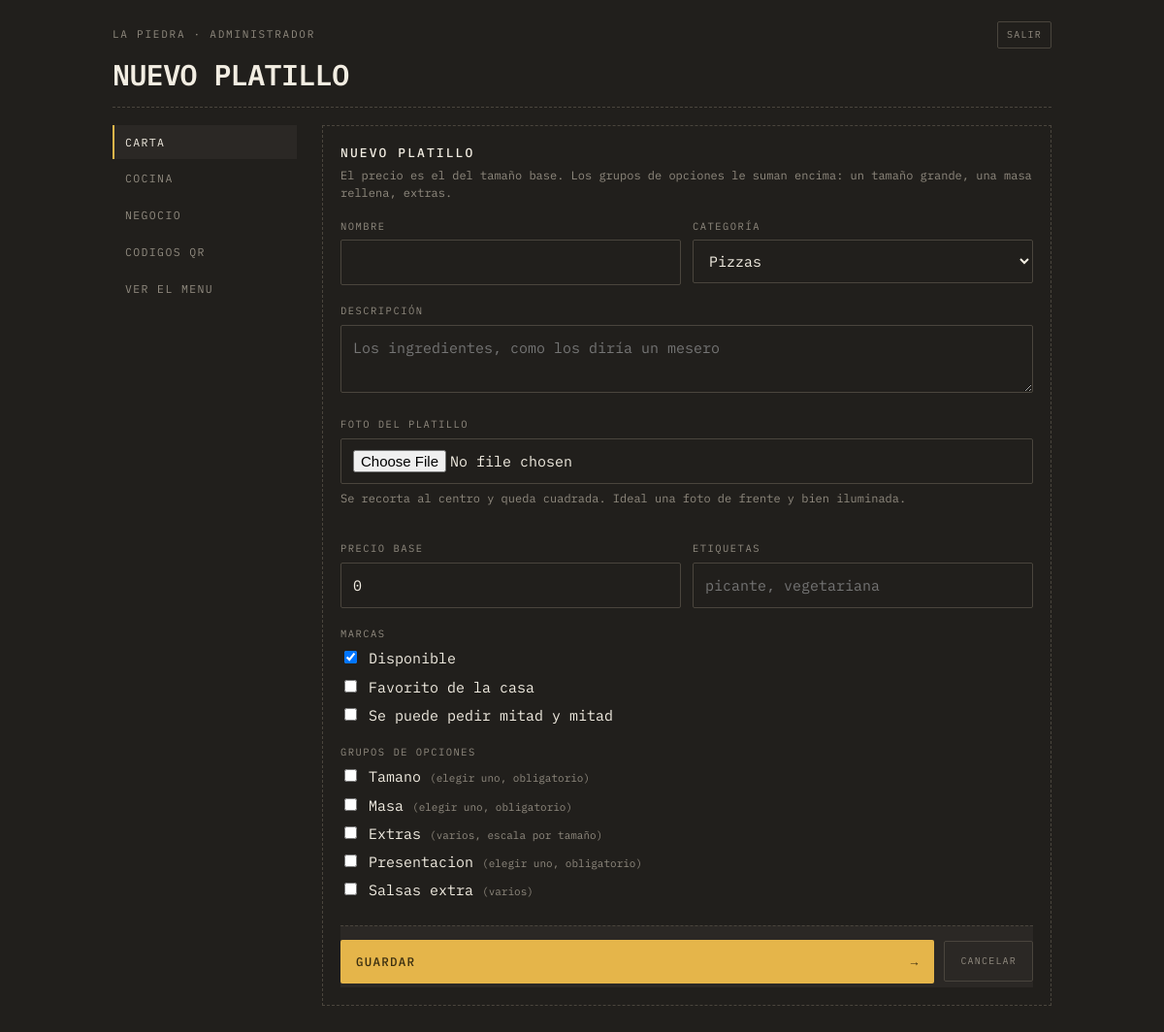
Page /admin/producto.php (signed in) on the committed database.
### tables this page shows
CREATE TABLE negocios (
  id            INT AUTO_INCREMENT PRIMARY KEY,
  slug          VARCHAR(60)  NOT NULL UNIQUE,
  nombre        VARCHAR(120) NOT NULL,
  tagline       VARCHAR(180) DEFAULT NULL,
  whatsapp      VARCHAR(20)  NOT NULL,
  moneda        VARCHAR(5)   NOT NULL DEFAULT 'L',
  impuesto      DECIMAL(4,3) NOT NULL DEFAULT 0.150,
  tema          VARCHAR(30)  NOT NULL DEFAULT 'comanda',
  color_fondo   VARCHAR(9)   DEFAULT NULL,    
  color_acento  VARCHAR(9)   DEFAULT NULL,    
  activo        TINYINT(1)   NOT NULL DEFAULT 1,
  creado        TIMESTAMP    NOT NULL DEFAULT CURRENT_TIMESTAMP
);

CREATE TABLE grupos (
  id                INT AUTO_INCREMENT PRIMARY KEY,
  negocio_id        INT NOT NULL,
  nombre            VARCHAR(80) NOT NULL,
  tipo              ENUM('unico','multiple') NOT NULL DEFAULT 'unico',
  obligatorio       TINYINT(1) NOT NULL DEFAULT 0,
  minimo            INT NOT NULL DEFAULT 0,
  maximo            INT NOT NULL DEFAULT 0,      
  escala_por_tamano TINYINT(1) NOT NULL DEFAULT 0,
  orden             INT NOT NULL DEFAULT 0,
  CONSTRAINT fk_grupos_negocio FOREIGN KEY (negocio_id)
    REFERENCES negocios(id) ON DELETE CASCADE
);

### app/util.php (called while the page is built, shortened)
<?php
function e($texto): string
{
    return htmlspecialchars((string) $texto, ENT_QUOTES | ENT_SUBSTITUTE, 'UTF-8');
}
function url(string $ruta = ''): string
{
    return rtrim(BASE_URL, '/') . '/' . ltrim($ruta, '/');
}
function entero($valor, int $porDefecto = 0): int
{
    return is_numeric($valor) ? (int) $valor : $porDefecto;
}

### app/db.php (called while the page is built, shortened)
<?php
function db(): PDO
{
    static $pdo = null;
    if ($pdo === null) {
        $dsn = 'mysql:host=' . DB_HOST . ';dbname=' . DB_NOMBRE . ';charset=utf8mb4';
        try {
            $pdo = new PDO($dsn, DB_USUARIO, DB_CLAVE, [
                PDO::ATTR_ERRMODE            => PDO::ERRMODE_EXCEPTION,
                PDO::ATTR_DEFAULT_FETCH_MODE => PDO::FETCH_ASSOC,
                PDO::ATTR_EMULATE_PREPARES   => false,
            ]);
        } catch (PDOException $e) {
            http_response_code(500);
            if (MOSTRAR_ERRORES) {
                exit('No se pudo conectar a la base de datos: ' . $e->getMessage());
            }
            exit('No se pudo conectar a la base de datos.');
        }
    }
    return $pdo;
}
function consulta(string $sql, array $params = []): PDOStatement
{
    $st = db()->prepare($sql);
    $st->execute($params);
    return $st;
}
function una(string $sql, array $params = []): ?array
{
    $fila = consulta($sql, $params)->fetch();
    return $fila === false ? null : $fila;
}
function todas(string $sql, array $params = []): array
{
    return consulta($sql, $params)->fetchAll();
}

### app/repo.php (called while the page is built, shortened)
<?php
require_once __DIR__ . '/db.php';
require_once __DIR__ . '/util.php';
function negocio_por_id(int $id): ?array
{
    return una('SELECT * FROM negocios WHERE id = ?', [$id]);
}
function categorias(int $negocioId): array
{
    return todas(
        'SELECT * FROM categorias WHERE negocio_id = ? ORDER BY orden, nombre',
        [$negocioId]
    );
}

### app/auth.php (called while the page is built, shortened)
<?php
require_once __DIR__ . '/db.php';
require_once __DIR__ . '/util.php';
function usuario(): ?array
{
    return $_SESSION['usuario'] ?? null;
}
function requiere_sesion(): array
{
    $u = usuario();
    return $u;
}
function requiere_dueno(): array
{
    $u = requiere_sesion();
    return $u;
}

### admin/producto.php (the view, shortened to what this page needs)
<?php
require_once __DIR__ . '/comun.php';
$u = requiere_dueno();
$negocio = negocio_por_id((int) $u['negocio_id']);
$negocioId = (int) $negocio['id'];
$id = entero($_GET['id'] ?? 0);
$producto = null;
$cats   = categorias($negocioId);
$grupos = todas('SELECT * FROM grupos WHERE negocio_id = ? ORDER BY orden, nombre', [$negocioId]);
$asignados = [];
$v = function (string $campo, $porDefecto = '') use ($producto) {
    return $producto[$campo] ?? $porDefecto;
};
cabecera_panel($id > 0 ? 'Editar platillo' : 'Nuevo platillo', 'carta', $negocio);
?>
<div class="bloque">
  <h2><?= $id > 0 ? e($producto['nombre']) : 'Nuevo platillo' ?></h2>
  <p class="ayuda">
    El precio es el del tamaño base. Los grupos de opciones le suman encima:
    un tamaño grande, una masa rellena, extras.
  </p>
  <form method="post" enctype="multipart/form-data">
    <div class="dos">
      <div class="campo" style="margin-top:0">
        <label class="campo__rotulo" for="nombre">Nombre</label>
        <input id="nombre" name="nombre" maxlength="120" required value="<?= e($v('nombre')) ?>">
      </div>
      <div class="campo" style="margin-top:0">
        <label class="campo__rotulo" for="categoria_id">Categoría</label>
        <select id="categoria_id" name="categoria_id">
          <?php foreach ($cats as $c): ?>
            <option value="<?= (int) $c['id'] ?>"<?= (int) $c['id'] === (int) $v('categoria_id', 0) ? ' selected' : '' ?>>
              <?= e($c['nombre']) ?>
            </option>
          <?php endforeach; ?>
        </select>
      </div>
    </div>
    <div class="campo">
      <label class="campo__rotulo" for="descripcion">Descripción</label>
      <textarea id="descripcion" name="descripcion" maxlength="400"
                placeholder="Los ingredientes, como los diría un mesero"><?= e($v('descripcion')) ?></textarea>
    </div>
    <div class="campo">
      <label class="campo__rotulo" for="imagen">Foto del platillo</label>
      <input id="imagen" name="imagen" type="file" accept="image/jpeg,image/png,image/webp">
      <p class="ayuda" style="margin-top:6px">
        Se recorta al centro y queda cuadrada. Ideal una foto de frente y bien iluminada.
      </p>
    </div>
    <div class="dos">
      <div class="campo">
        <label class="campo__rotulo" for="precio">Precio base</label>
        <input id="precio" name="precio" type="number" min="0" step="1" value="<?= (int) $v('precio', 0) ?>">
      </div>
      <div class="campo">
        <label class="campo__rotulo" for="etiquetas">Etiquetas</label>
        <input id="etiquetas" name="etiquetas" maxlength="120" value="<?= e($v('etiquetas')) ?>"
               placeholder="picante, vegetariana">
      </div>
    </div>
    <div class="campo">
      <span class="campo__rotulo">Marcas</span>
      <label style="display:block;margin-bottom:6px">
        <input type="checkbox" name="disponible" style="width:auto"
               <?= $id === 0 || (int) $v('disponible', 1) === 1 ? 'checked' : '' ?>> Disponible
      </label>
      <label style="display:block;margin-bottom:6px">
        <input type="checkbox" name="destacado" style="width:auto"
               <?= (int) $v('destacado', 0) === 1 ? 'checked' : '' ?>> Favorito de la casa
      </label>
      <label style="display:block">
        <input type="checkbox" name="mitades" style="width:auto"
               <?= (int) $v('mitades', 0) === 1 ? 'checked' : '' ?>> Se puede pedir mitad y mitad
      </label>
    </div>
    <div class="campo">
      <span class="campo__rotulo">Grupos de opciones</span>
      <?php foreach ($grupos as $g): ?>
        <label style="display:block;margin-bottom:6px">
          <input type="checkbox" name="grupos[]" value="<?= (int) $g['id'] ?>" style="width:auto"
                 <?= in_array((int) $g['id'], $asignados, true) ? 'checked' : '' ?>>
          <?= e($g['nombre']) ?>
          <span style="color:var(--suave);font-size:11px">
            (<?= $g['tipo'] === 'unico' ? 'elegir uno' : 'varios' ?><?= (int) $g['obligatorio'] === 1 ? ', obligatorio' : '' ?><?= (int) $g['escala_por_tamano'] === 1 ? ', escala por tamaño' : '' ?>)
          </span>
        </label>
      <?php endforeach; ?>
    </div>
    <div class="pie">
      <button class="accion" type="submit"><span>Guardar</span><span>&rarr;</span></button>
      <a class="mini" href="<?= url('admin/index.php') ?>" style="padding:12px 16px">Cancelar</a>
    </div>
  </form>
</div>
<?php pie_panel(); ?>

### admin/comun.php (shortened to what this page needs)
<?php
require_once __DIR__ . '/../app/auth.php';
require_once __DIR__ . '/../app/repo.php';
function cabecera_panel(string $titulo, string $activo, array $negocio): void
{
    $u = usuario();
    $paginas = [
        'carta'   => ['Carta', 'index.php'],
        'cocina'  => ['Cocina', 'cocina.php'],
        'negocio' => ['Negocio', 'negocio.php'],
        'qr'      => ['Codigos QR', 'qr.php'],
    ];
    ?>
<!DOCTYPE html>
<html lang="es">
<head>
<link rel="stylesheet" href="<?= url('assets/css/comanda.css') ?>">
</head>
<body>
<main class="envoltura" style="padding-bottom:60px">
  <header class="cabecera">
    <div class="cabecera__meta">
      <span class="rotulo"><?= e($negocio['nombre']) ?> · <?= e($u['nombre']) ?></span>
      <a class="mini" href="<?= url('admin/salir.php') ?>">Salir</a>
    </div>
    <h1 class="cabecera__nombre" style="font-size:30px"><?= e($titulo) ?></h1>
  </header>
  <hr class="raya">
  <div class="panel">
    <nav class="menu-lateral">
      <?php foreach ($paginas as $clave => $p): ?>
        <a href="<?= url('admin/' . $p[1]) ?>"<?= $clave === $activo ? ' aria-current="page"' : '' ?>><?= e($p[0]) ?></a>
      <?php endforeach; ?>
      <a href="<?= url('index.php?r=' . urlencode($negocio['slug'])) ?>" target="_blank" rel="noopener">Ver el menu</a>
    </nav>
    <div>
    <?php
}
function pie_panel(): void
{
    ?>
    </div>
  </div>
</main>
</body>
</html>
    <?php
}

### assets/css/comanda.css (style rules this page uses)
:root { --fondo: #211F1C; --fondo2: #2B2825; --fondo3: #35312C; --linea: #4A453D; --tinta: #F2EDE2; --suave: #908A7F; --ambar: #E5B54A; --ambar-hondo: #3A2E10; --rojo: #C7523C; --papel: #EFE7D6; --papel-tinta: #211D17; --papel-suave: #6E6455; --mono: "IBM Plex Mono", ui-monospace, "Courier New", monospace; --r: 2px; --ancho: 640px; }
* { box-sizing: border-box; }
html, body { margin: 0; padding: 0; background: var(--fondo); color: var(--tinta); font-family: var(--mono); font-size: 15px; line-height: 1.55; -webkit-font-smoothing: antialiased; }
button, input, select, textarea { font: inherit; color: inherit; }
button { background: none; border: 0; cursor: pointer; padding: 0; }
a { color: var(--ambar); }
.envoltura { max-width: var(--ancho); margin: 0 auto; padding: 0 16px 130px; }
.rotulo { font-size: 11px; letter-spacing: .16em; text-transform: uppercase; color: var(--suave); }
.raya { border: 0; border-top: 1px dashed var(--linea); margin: 18px 0; }
.cabecera { padding: 22px 0 0; }
.cabecera__meta { display: flex; justify-content: space-between; align-items: center; gap: 12px; }
.cabecera__nombre { font-size: clamp(26px, 8vw, 38px); font-weight: 600; letter-spacing: -.02em; text-transform: uppercase; margin: 12px 0 4px; line-height: 1; }
.campo { margin-top: 18px; }
.campo__rotulo { display: block; font-size: 10.5px; letter-spacing: .14em; text-transform: uppercase; color: var(--suave); margin-bottom: 6px; }
.campo input, .campo select, .campo textarea { width: 100%; padding: 11px 12px; background: var(--fondo); border: 1px solid var(--linea); border-radius: var(--r); color: var(--tinta); }
.campo textarea { resize: vertical; min-height: 66px; }
.dos { display: grid; grid-template-columns: 1fr 1fr; gap: 12px; }
.pie { position: sticky; bottom: 0; background: var(--fondo2); border-top: 1px dashed var(--linea); padding: 14px 0 4px; margin-top: 24px; display: flex; gap: 10px; align-items: center; }
.accion { flex: 1; background: var(--ambar); color: var(--ambar-hondo); padding: 13px 16px; border-radius: var(--r); display: flex; justify-content: space-between; gap: 10px; font-size: 12.5px; letter-spacing: .1em; text-transform: uppercase; font-weight: 500; }
.panel { display: grid; grid-template-columns: 190px 1fr; gap: 26px; align-items: start; }
.menu-lateral { position: sticky; top: 16px; display: grid; gap: 2px; }
.menu-lateral a { padding: 9px 11px; font-size: 11.5px; letter-spacing: .12em; text-transform: uppercase; color: var(--suave); text-decoration: none; border-left: 2px solid transparent; }
.menu-lateral a[aria-current="page"] { color: var(--tinta); border-left-color: var(--ambar); background: var(--fondo2); }
.bloque { border: 1px dashed var(--linea); padding: 18px; margin-bottom: 16px; }
.bloque h2 { font-size: 13px; letter-spacing: .16em; text-transform: uppercase; margin: 0 0 4px; font-weight: 500; }
.bloque p.ayuda { font-size: 12px; color: var(--suave); margin: 0 0 16px; line-height: 1.55; }
.mini { font-size: 10px; letter-spacing: .12em; text-transform: uppercase; border: 1px solid var(--linea); padding: 5px 9px; border-radius: var(--r); color: var(--suave); text-decoration: none; display: inline-block; }

### admin/comun.php (style rules this page uses)
:root { --ancho: 1000px; }

### rows in the picture
negocios: nombre "LA PIEDRA"
grupos: nombre "Tamano", tipo "elegir uno", obligatorio ", obligatorio"
grupos: nombre "Masa", tipo "elegir uno", obligatorio ", obligatorio"
grupos: nombre "Extras", tipo "varios", escala_por_tamano ", escala por tamaño"
grupos: nombre "Presentacion", tipo "elegir uno", obligatorio ", obligatorio"
grupos: nombre "Salsas extra", tipo "varios"

### other values in the picture
$u['nombre'] "ADMINISTRADOR"
$titulo "NUEVO PLATILLO"
$p[0] "CARTA"
$p[0] "COCINA"
$p[0] "NEGOCIO"
$p[0] "CODIGOS QR"
form field categoria_id "Pizzas"
